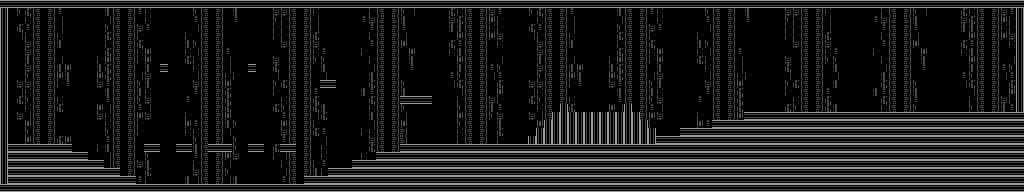

Tiled map render using the project's own tile images. Description and the map definition, with tile-layer contents summarised, below:
An orthogonal 128x24 tile map with 8x8 px tiles, 3 tile layers (Background, Collision, Foreground) and 8 objects (4x Enemy, 2x Door, Player, Key).

<map version="1.2" tiledversion="1.3.3" orientation="orthogonal" renderorder="right-down" width="128" height="24" tilewidth="8" tileheight="8" infinite="0" nextlayerid="5" nextobjectid="11">
 <editorsettings>
  <export target="rSixMap.lua" format="lua" />
 </editorsettings>
 <tileset firstgid="1" name="Tileset1" tilewidth="8" tileheight="8" tilecount="1024" columns="32">
  <image source="Tileset.png" width="256" height="256" />
 </tileset>
 <layer id="3" name="Background" width="128" height="24">
  <data>[3072 cells, 3072 non-empty, 14 distinct tile ids]</data>
 </layer>
 <layer id="1" name="Collision" width="128" height="24">
  <data>[3072 cells, 1010 non-empty, 2 distinct tile ids]</data>
 </layer>
 <objectgroup id="2" name="Object Layer 1">
  <object id="1" type="Player" x="32" y="128">
   <properties>
    <property name="animation_path" value="res/sprite/Player.json" />
    <property name="initial_tag" value="VIP" />
   </properties>
   <polygon points="0,0 0,16 16,16 16,0" />
  </object>
  <object id="2" type="Door" x="24" y="128">
   <properties>
    <property name="initial_tag" value="CLOSE" />
   </properties>
   <polyline points="0,0 0,16 16,16 16,0 0,0" />
  </object>
  <object id="4" type="Door" x="984" y="96">
   <properties>
    <property name="initial_tag" value="OPEN" />
   </properties>
   <polyline points="0,0 0,16 16,16 16,0 0,0" />
  </object>
  <object id="6" type="Key" x="160" y="56">
   <polygon points="0,0 0,8 8,8 8,0" />
  </object>
  <object id="7" type="Enemy" x="176" y="168">
   <properties>
    <property name="animation_path" value="res/sprite/Enemy.json" />
    <property name="etype" value="Red" />
    <property name="initial_tag" value="RED" />
   </properties>
   <polygon points="0,0 0,16 8,16 8,0" />
  </object>
  <object id="8" type="Enemy" x="272" y="168">
   <properties>
    <property name="animation_path" value="res/sprite/Enemy.json" />
    <property name="etype" value="Red" />
    <property name="initial_tag" value="RED" />
   </properties>
   <polygon points="0,0 0,16 8,16 8,0" />
  </object>
  <object id="9" type="Enemy" x="592" y="96">
   <properties>
    <property name="animation_path" value="res/sprite/Enemy.json" />
    <property name="etype" value="Red" />
    <property name="initial_tag" value="RED" />
   </properties>
   <polygon points="0,0 0,16 8,16 8,0" />
  </object>
  <object id="10" type="Enemy" x="224" y="168">
   <properties>
    <property name="animation_path" value="res/sprite/Enemy.json" />
    <property name="etype" value="Red" />
    <property name="initial_tag" value="RED" />
   </properties>
   <polygon points="0,0 0,16 8,16 8,0" />
  </object>
 </objectgroup>
 <layer id="4" name="Foreground" width="128" height="24">
  <data>[3072 cells, 0 non-empty, 0 distinct tile ids]</data>
 </layer>
</map>
